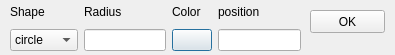
<?xml version="1.0" encoding="UTF-8"?>
<ui version="4.0">
 <class>SettingDialog</class>
 <widget class="QDialog" name="SettingDialog">
  <property name="geometry">
   <rect>
    <x>0</x>
    <y>0</y>
    <width>395</width>
    <height>55</height>
   </rect>
  </property>
  <property name="windowTitle">
   <string>Dialog</string>
  </property>
  <widget class="QWidget" name="gridLayoutWidget">
   <property name="geometry">
    <rect>
     <x>10</x>
     <y>0</y>
     <width>291</width>
     <height>51</height>
    </rect>
   </property>
   <layout class="QGridLayout" name="gridLayout">
    <item row="1" column="3">
     <widget class="QLineEdit" name="lineedit_position"/>
    </item>
    <item row="1" column="1">
     <widget class="QLineEdit" name="lineedit_radius"/>
    </item>
    <item row="0" column="0">
     <widget class="QLabel" name="shape_label">
      <property name="text">
       <string>Shape</string>
      </property>
     </widget>
    </item>
    <item row="0" column="2">
     <widget class="QLabel" name="color_label">
      <property name="text">
       <string>Color</string>
      </property>
     </widget>
    </item>
    <item row="0" column="1">
     <widget class="QLabel" name="radius_label">
      <property name="text">
       <string>Radius</string>
      </property>
     </widget>
    </item>
    <item row="1" column="0">
     <widget class="QComboBox" name="comboBox_shape">
      <item>
       <property name="text">
        <string>circle</string>
       </property>
      </item>
      <item>
       <property name="text">
        <string>square</string>
       </property>
      </item>
     </widget>
    </item>
    <item row="0" column="3">
     <widget class="QLabel" name="position_label">
      <property name="midLineWidth">
       <number>0</number>
      </property>
      <property name="text">
       <string>position</string>
      </property>
     </widget>
    </item>
    <item row="1" column="2">
     <widget class="QPushButton" name="button_color">
      <property name="autoFillBackground">
       <bool>false</bool>
      </property>
      <property name="text">
       <string/>
      </property>
     </widget>
    </item>
   </layout>
  </widget>
  <widget class="QPushButton" name="button_ok">
   <property name="geometry">
    <rect>
     <x>310</x>
     <y>10</y>
     <width>75</width>
     <height>23</height>
    </rect>
   </property>
   <property name="text">
    <string>OK</string>
   </property>
  </widget>
 </widget>
 <resources/>
 <connections/>
</ui>
